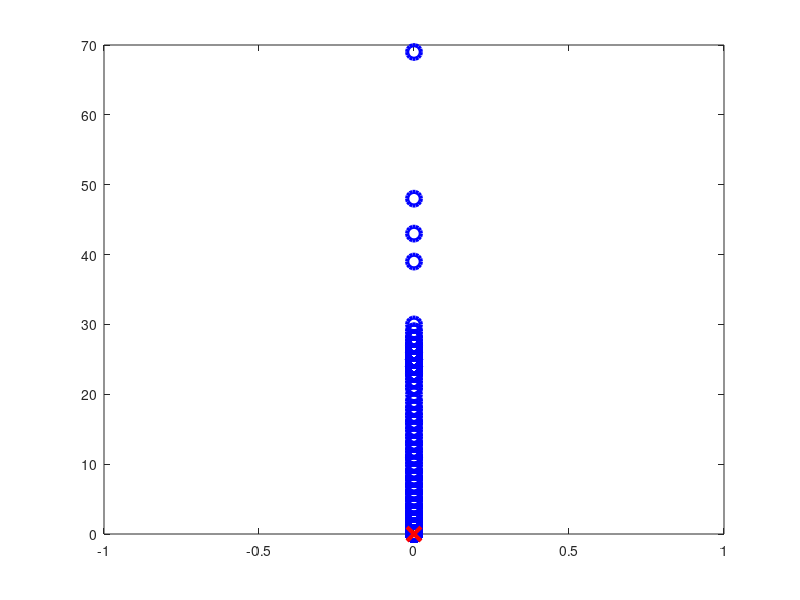

MATLAB code for this plot: (Note: this script raises an error after producing the figure.)
clc;clear;

%%%%%%%%  shot plot  %%%%%%%%%%%%
%%
f = xlsread('nba_savantHarden.csv');

label = f(:, 8);
x = f(:, 13);
y = f(:, 14);
shot_distance = f(:, 11);


index_long_dist = find(shot_distance >= 35);
label(index_long_dist) = [];
x(index_long_dist) = [];
y(index_long_dist) = [];

index_shotmade = find(label == 1);
index_shotmiss = find(label == 0);

x_made = x(index_shotmade);
y_made = y(index_shotmade);

x_miss = x(index_shotmiss);
y_miss = y(index_shotmiss);

figure
plot(x_made, y_made, 'ob', 'MarkerSize', 10, 'LineWidth', 3); hold on;
plot(x_miss, y_miss, 'xr', 'MarkerSize', 10, 'LineWidth', 3);
 
% N = 50;
% x = linspace(-250, 250, N);
% y = linspace(-50, 350, N);
% plot(x,meshgrid(y,x),'k'); hold on
% plot(meshgrid(x,y),y,'k'); 
% axis off;
court_plot();
pause(2)
close all;

%% count matrix and plot

N = 50;
xd = linspace(-250, 250, N);
yd = linspace(-50, 350, N);

xc = linspace(1, N-1, N-1);
yc = linspace(1, N-1, N-1);

% xc = linspace(1 - N/2, N/2 - 1, N-1);
% yc = linspace(1 - N/2, N/2 - 1, N-1);

xq = x;
yq = y;

count = zeros(N-1, N-1);

for j = 1 : N-1
    for i = 1 : N-1
        xv = [xd(i), xd(i+1), xd(i+1), xd(i), xd(i)];
        yv = [yd(j), yd(j), yd(j+1), yd(j+1), yd(j)];
%         center_x(i,j) = (xd(i) + xd(i+1)) / 2;
%         center_y(i,j) = (yd(i) + yd(i+1)) / 2;        
        center_x(i,j) = xc(i);
        center_y(i,j) = yc(i); 
        in = inpolygon(xq, yq, xv, yv);
        count(i,j) = sum(in(:));

    end
end

cx = reshape(center_x, (N-1) * (N-1), 1);
cy = reshape(center_y', 1, (N-1) * (N-1));
% cy = fliplr(cy);

center(1, :) = cx(:, 1);
center(2, :) = cy(1, :);

count = rot90(count);



figure
imagesc(count); colorbar('FontSize', 15); %colormap(flipud(autumn));
set(gca,'xtick',[], 'ytick', []);
set(gcf,'position',[200,50,800,600])
pause(2)
close all;

%% LGCP surface


% sigma = std(count(:));
variance = 1;

Xv = reshape(count', 1, (N-1)*(N-1));

save main Xv

z0 = 0; % bias
phi = 4; % length scale

K = zeros((N-1)*(N-1)); % covariance matrix

for i = 1 : (N-1)*(N-1)
    for j = 1 : (N-1)*(N-1)

        K(i,j) = variance * exp(-0.5 * (center(:,i) - center(:,j))'*(center(:,i) - center(:,j)) / phi^2);
    end
end

 
K_mod = K + 0.00000001*eye(size(K)); % modified covariance matrix


z_init = 0.0 * ones(1, (N-1)*(N-1));


prior = chol(K_mod, 'lower'); % prior

[zn, cur_log_like] = elliptical_slice(z_init, prior, @log_likelihood);


k = 1; % iteration number

while 1
    
    z_init = zn;
    [zn, cur_log_like] = elliptical_slice(z_init, prior, @log_likelihood);
    k = k + 1;
    
    convcheck = norm(zn - z_init, 'fro') / norm(zn, 'fro');
    
    if convcheck < 1e-5 %|| k == 200
        break;
    end
    
end
    



lamda = exp(zn + z0);

dA = (xv(2)-xv(1))*(yv(3)-yv(1));

lamda = reshape(lamda', N-1, N-1);


figure
imagesc(lamda'); colorbar; %colormap(flipud(autumn));
set(gca,'xtick',[], 'ytick', []);
set(gcf,'position',[200,50,800,600])
pause(2)
close all;













